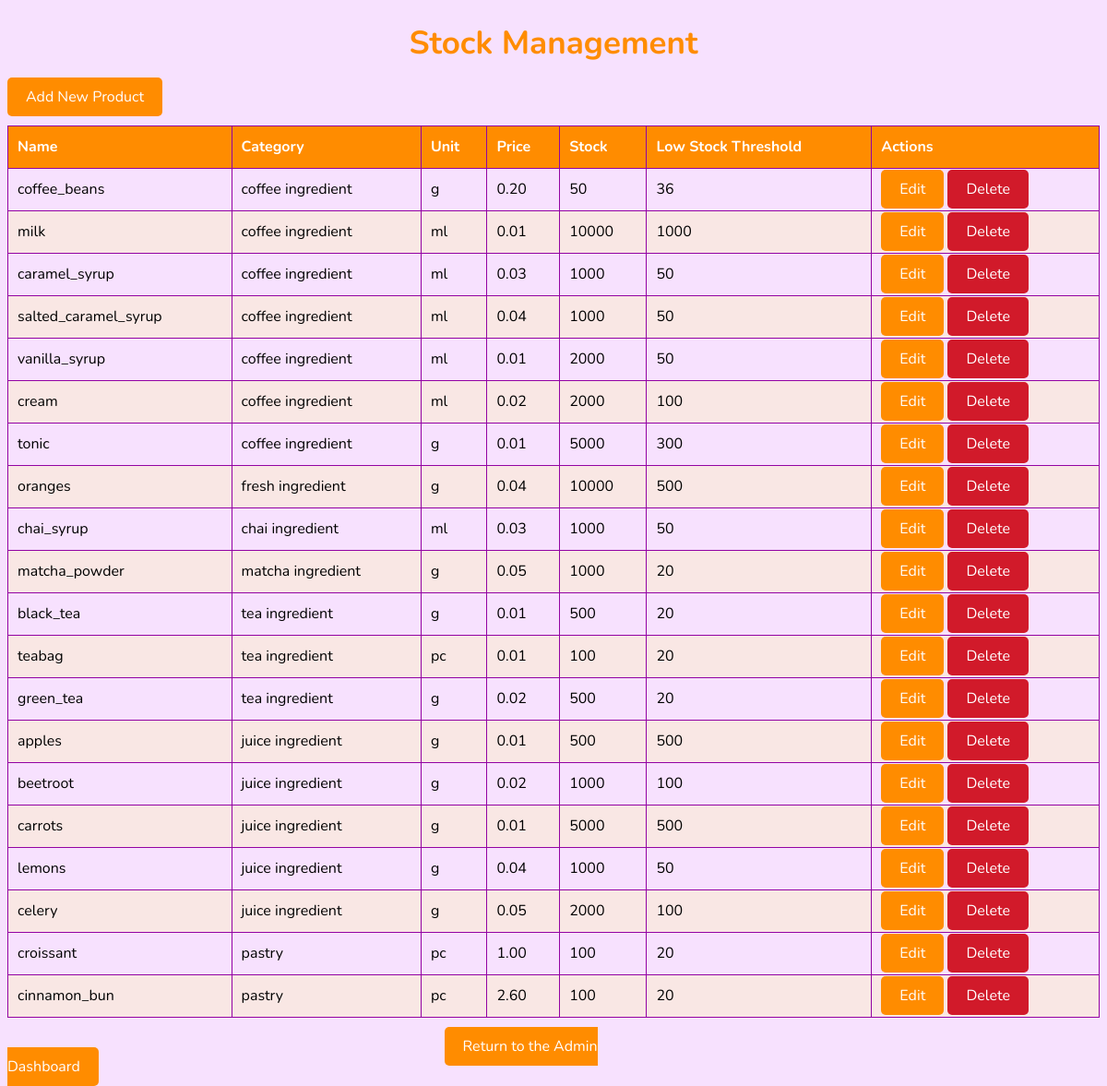
Before: /stock_management/ (signed in) with the older database file.
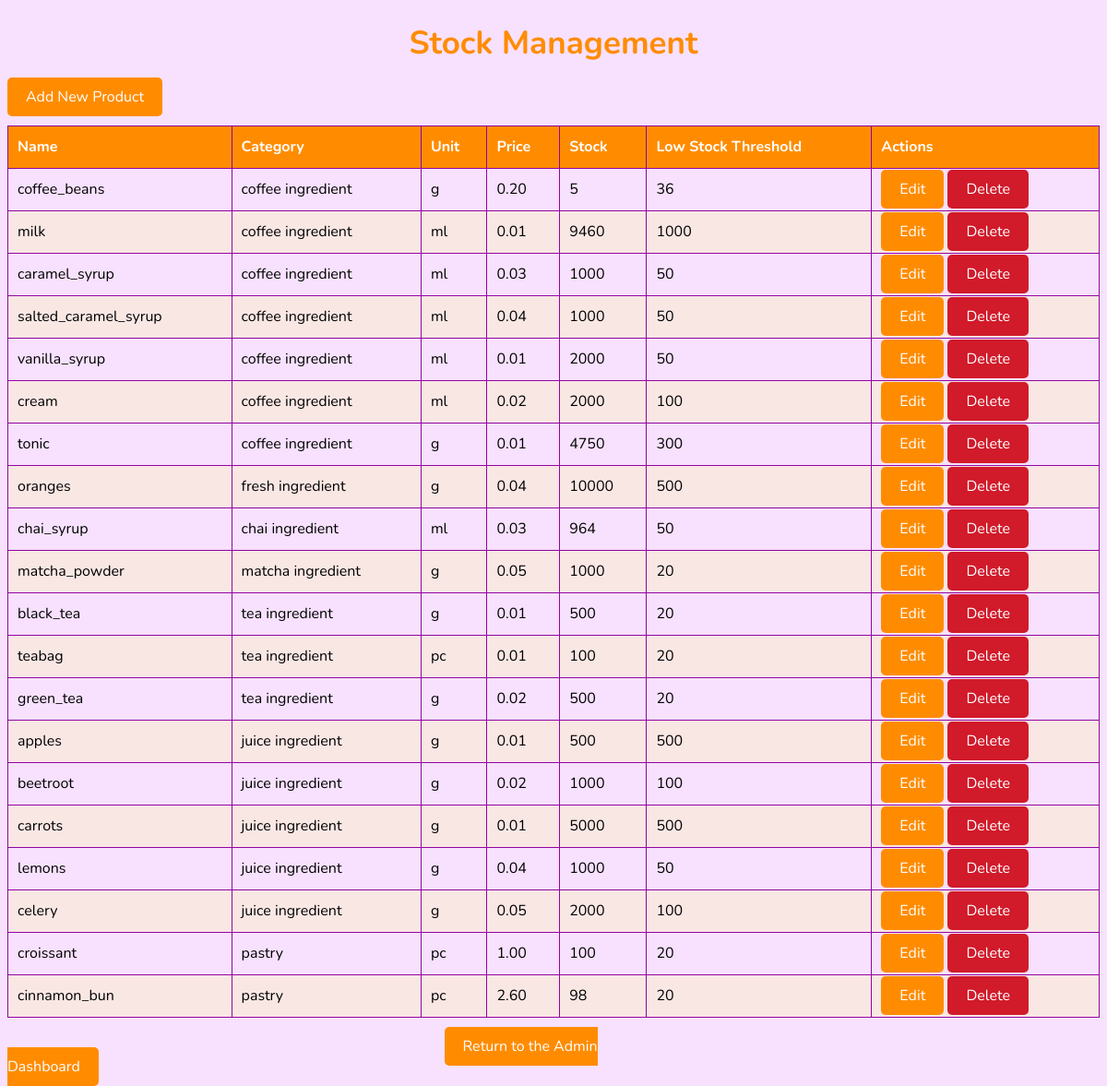
After: the same page with the newer database file.
### stock_management/models.py (models this page shows, shortened)
class Product(models.Model):
    name = models.CharField(max_length=100)
    category = models.CharField(max_length=50)
    unit = models.CharField(max_length=15)
    price = models.DecimalField(max_digits=10, decimal_places=2)
    stock = models.PositiveIntegerField(default=0)
    low_stock_threshold = models.PositiveIntegerField(default=5)

### stock_management/views.py (the view)
# urls.py: path('stock_management/', stock_management, name='stock_management'),
def stock_management(request):
    if not request.user.is_admin():
        return redirect('login')
    products = Product.objects.all()
    return render(request, 'stock_management.html', {'products': products})

### stock_management/models.py (called while the page is built)
    def is_admin(self):
        return self.role == 'admin'

### templates/stock_management.html (shortened to what this page needs)
<!DOCTYPE html>
<html lang="en">
<head>
    {% load static %}
    <link rel="stylesheet" href="{% static 'css/styles.css' %}">
</head>
<body>
    <h1>Stock Management</h1>
    <a href="{% url 'stock_create' %}" class="button" id="add">Add New Product</a>
    <table>
        <thead>
            <tr>
                <th>Name</th>
                <th>Category</th>
                <th>Unit</th>
                <th>Price</th>
                <th>Stock</th>
                <th>Low Stock Threshold</th>
                <th>Actions</th>
            </tr>
        </thead>
        <tbody>
            {% for product in products %}
            <tr>
                <td>{{ product.name }}</td>
                <td>{{ product.category }}</td>
                <td>{{ product.unit }}</td>
                <td>{{ product.price }}</td>
                <td>{{ product.stock }}</td>
                <td>{{ product.low_stock_threshold }}</td>
                <td>
                    <a href="{% url 'stock_update' product.pk %}" class="button">Edit</a>
                    <a href="{% url 'stock_delete' product.pk %}" class="button delete">Delete</a>
                </td>
            </tr>
            {% endfor %}
        </tbody>
    </table>
    <a href="{% url 'admin_dashboard' %}" id="return">Return to the Admin Dashboard</a>
</body>
</html>

Changed rows visible on the page:
changed Product "coffee_beans": stock "50" → "5"
changed Product "milk": stock "10000" → "9460"
changed Product "tonic": stock "5000" → "4750"
changed Product "chai_syrup": stock "1000" → "964"
changed Product "cinnamon_bun": stock "100" → "98"
